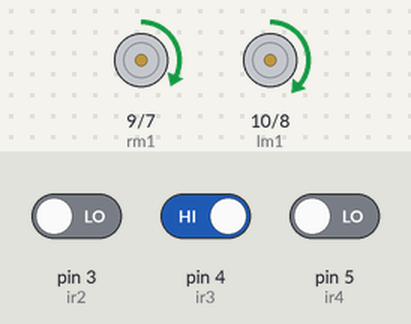
A sketch run on a simulated Arduino Uno, built with avr-gcc and run on an emulated ATmega328P. Parts: motor-driver pin pairs drawn as motors (green arrow = first pin HIGH = forward, orange = second pin HIGH = backward, longer = more drive). The inputs (shaded band) are chosen by the test bench; at power-on: pin 4 (ir3) HIGH, pin 3 (ir2) LOW, pin 5 (ir4) LOW.

Above: at 1.2 s.
1.3 s: pin 4 (ir3) driven LOW
At 2.5 s:
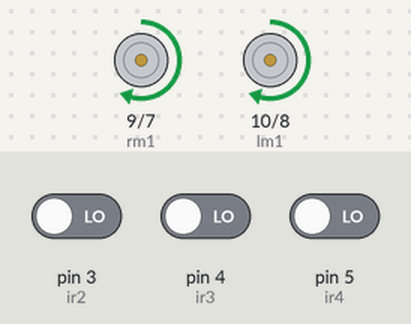
2.8 s: pin 4 (ir3) driven HIGH
At 3.2 s:
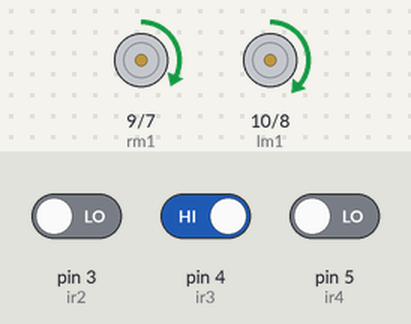
Timing chart, 0 to 5.8 s (numbered marks = the images above; inputs shaded):
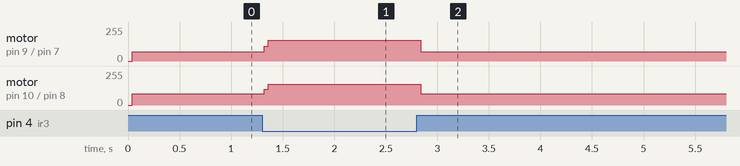

The sketch:

LFR7.ino
```cpp
int ir1 = 2;
int ir2 = 3;
int ir3 = 4;
int ir4 = 5;
int ir5 = 6;
int ir6 = 11;
int ir7 = 12;

int lm1 = 10;
int lm2 = 8;
int rm1 = 9;
int rm2 = 7;
int s = 155;

void setup() {
  // put your setup code here, to run once:
  pinMode(ir1, INPUT);
  pinMode(ir2, INPUT);
  pinMode(ir3, INPUT);
  pinMode(ir4, INPUT);
  pinMode(ir5, INPUT);
  pinMode(ir6, INPUT);
  pinMode(ir7, INPUT);

  pinMode(lm1, OUTPUT);
  pinMode(lm2, OUTPUT);
  pinMode(rm1, OUTPUT);
  pinMode(rm2, OUTPUT);

}

void loop()
{
  // put your main code here, to run repeatedly:
  if (!digitalRead(ir3))
  {
    analogWrite(lm1, s);
    analogWrite(lm2, 0);
    analogWrite(rm1, s);
    analogWrite(rm2, 0);

  }
  else
  {
    if (!digitalRead(ir2) || !digitalRead(ir1))
    {
      analogWrite(lm1, 0);
      analogWrite(lm2, 0);
      analogWrite(rm1, s);
      analogWrite(rm2, 0);
    }
    if (!digitalRead(ir4) || !digitalRead(ir5))
    {
      analogWrite(lm1, s);
      analogWrite(lm2, 0);
      analogWrite(rm1, 0);
      analogWrite(rm2, 0);
    }
    else
    {
      if (!digitalRead(ir6))
      {
        analogWrite(lm1, 0);
        analogWrite(lm2, 0);
        analogWrite(rm1, s);
        analogWrite(rm2, 0);
      }
      else if (!digitalRead(ir7))
      {
        analogWrite(lm1, s);
        analogWrite(lm2, 0);
        analogWrite(rm1, 0);
        analogWrite(rm2, 0);
      }
    }
  }
}
```

Measured:
- after the input at 1.3 s, motor on pin 9 (rm1) / pin 7 (rm2): forward 68/255 → forward 155/255 at once; motor on pin 10 (lm1) / pin 8 (lm2): forward 84/255 → forward 155/255 at once
- after the input at 2.8 s, motor on pin 9 (rm1) / pin 7 (rm2): forward 155/255 → forward 69/255 at once; motor on pin 10 (lm1) / pin 8 (lm2): forward 155/255 → forward 84/255 at once
